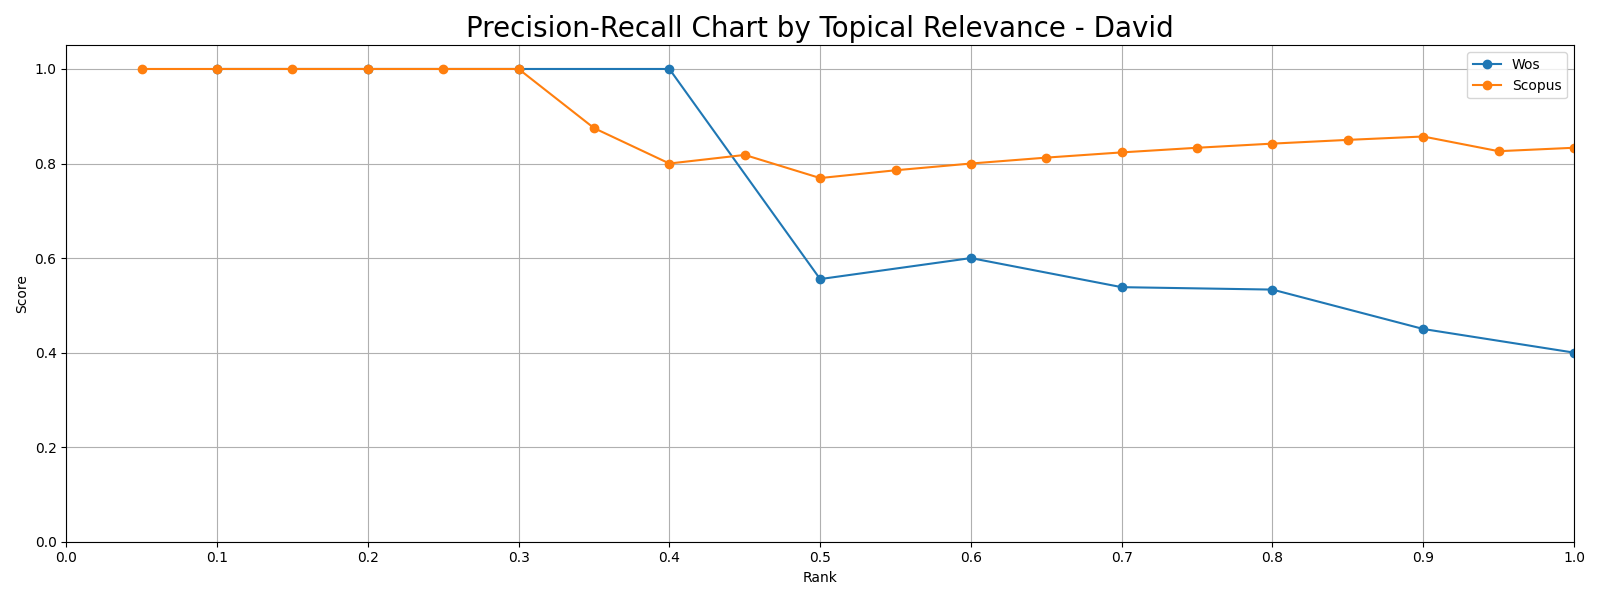

Here is the Python script that generated this plot:
import numpy as np
import matplotlib.pyplot as plt

array_WoS_Recall = [0.1,0.2,0.3,0.4,0.5,0.6,0.7,0.8,0.9,1]
array_WoS_Precision = [1,1,1,1,0.5555555556,0.6,0.5384615385,0.5333333333,0.45,0.4]
array_Scopus_Recall = [0.05,0.1,0.15,0.2,0.25,0.3,0.35,0.4,0.45,0.5,0.55,0.6,0.65,0.7,0.75,0.8,0.85,0.9,0.95,1]
array_Scopus_Precision = [1,1,1,1,1,1,0.875,0.8,0.8181818182,0.7692307692,0.7857142857,0.8,0.8125,0.8235294118,0.8333333333,0.8421052632,0.85,0.8571428571,
                          0.8260869565,0.8333333333,]

f, ax = plt.subplots(1, 1, figsize=(16, 6))
plt.plot(array_WoS_Recall, array_WoS_Precision, marker = "o", label = 'Wos')
plt.plot(array_Scopus_Recall, array_Scopus_Precision, marker = "o",label = 'Scopus')

plt.xlim(0.0, 1.0)
plt.ylim(0.0, 1.05)

plt.xticks(np.arange(0.0,1.1,0.1))

plt.xlabel('Rank')
plt.ylabel('Score')
plt.title('Precision-Recall Chart by Topical Relevance - David', size = 20)
plt.legend()

plt.grid(True)
plt.tight_layout()
plt.savefig("Precision-Recall Chart by Topical Relevance - David.png")
plt.show()